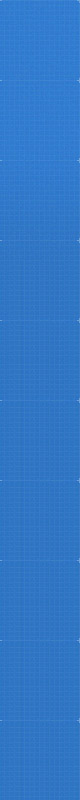
//> input picture images/header-bg.jpg, 80 x 800 px
$ ./slideNormalize ../../../images/header-bg.jpg   (built with g++ and OpenCV 4)
//> lines starting //> are read from the running program, lines starting //| are printed output that depends on the picture
// Adapted from https://stackoverflow.com/questions/24341114/simple-illumination-correction-in-images-opencv-c/24341809#24341809

#include <opencv2/opencv.hpp>
#include <vector>       // std::vector
#include <iostream>
#include <fstream>

bool is_file_exist(const char *fileName)
{
    std::ifstream infile(fileName);
    return infile.good();
}

std::string replaceString(std::string subject, const std::string& search,
                          const std::string& replace) {
    size_t pos = 0;
    while((pos = subject.find(search, pos)) != std::string::npos) {
         subject.replace(pos, search.length(), replace);
         pos += replace.length();
    }
    return subject;
}

int main(int argc, char** argv)
{

    if (is_file_exist(argv[1]) == false) {

      std::cout << "File not found" << std::endl;
      exit(1);

    }

    // READ RGB color image and convert it to Lab
    cv::Mat bgr_image = cv::imread(argv[1]);
//> bgr_image is the input picture: 800 rows x 80 cols, CV_8UC3; mean B, G, R 199, 119.8, 49.6
    cv::Mat lab_image;
    cv::cvtColor(bgr_image, lab_image, CV_BGR2Lab);
//> lab_image: 800 rows x 80 cols, CV_8UC3; mean of channels 0, 1, 2 126.9, 133.5, 80.6

    // Extract the L channel
    std::vector<cv::Mat> lab_planes(3);
    cv::split(lab_image, lab_planes);  // now we have the L image in lab_planes[0]
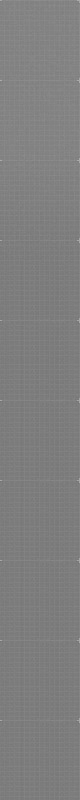
//> lab_planes[0]: 800 rows x 80 cols, CV_8UC1; min 115, max 174, mean 126.9

    // apply the CLAHE algorithm to the L channel
    cv::Ptr<cv::CLAHE> clahe = cv::createCLAHE();
    clahe->setClipLimit(2);
    cv::Mat dst;
    clahe->apply(lab_planes[0], dst);

    // Merge the the color planes back into an Lab image
    dst.copyTo(lab_planes[0]);
    cv::merge(lab_planes, lab_image);
//> lab_image: 800 rows x 80 cols, CV_8UC3; mean of channels 0, 1, 2 133.4, 133.5, 80.6

   // convert back to RGB
   cv::Mat image_clahe;
   cv::cvtColor(lab_image, image_clahe, CV_Lab2BGR);
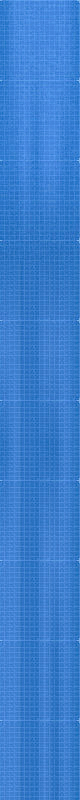
//> image_clahe: 800 rows x 80 cols, CV_8UC3; mean B, G, R 206.2, 126.4, 58.9

   // display the results  (you might also want to see lab_planes[0] before and after).
   //cv::imshow("image original", bgr_image);
   //cv::imshow("image CLAHE", image_clahe);
   //cv::waitKey();

   std::string new_filename = replaceString( std::string(argv[1]), ".tile.tissue.png", ".normalized.tile.tissue.png" );
//> new_filename = "../../../images/header-bg.jpg"
   cv::imwrite(new_filename, image_clahe);
}
